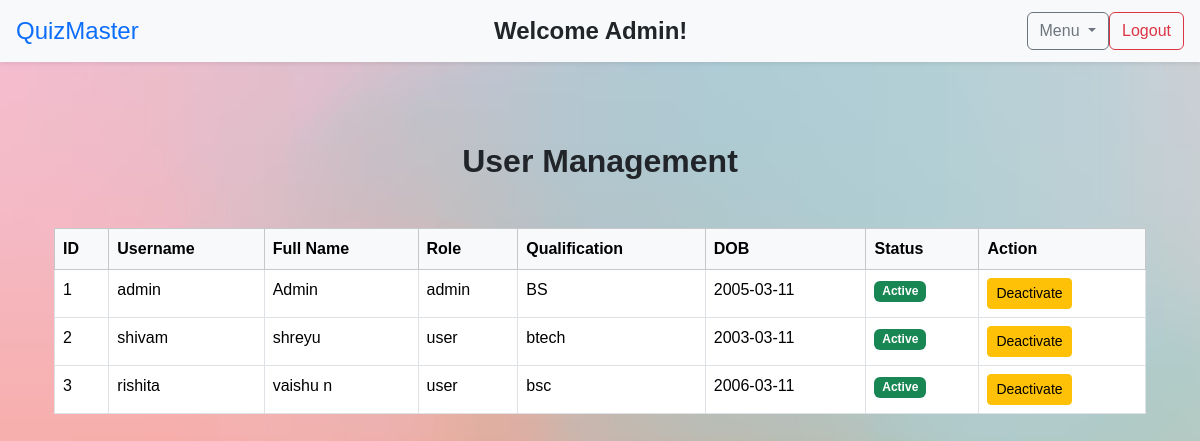
/manage_users (signed in), run on an earlier commit of the app's database.
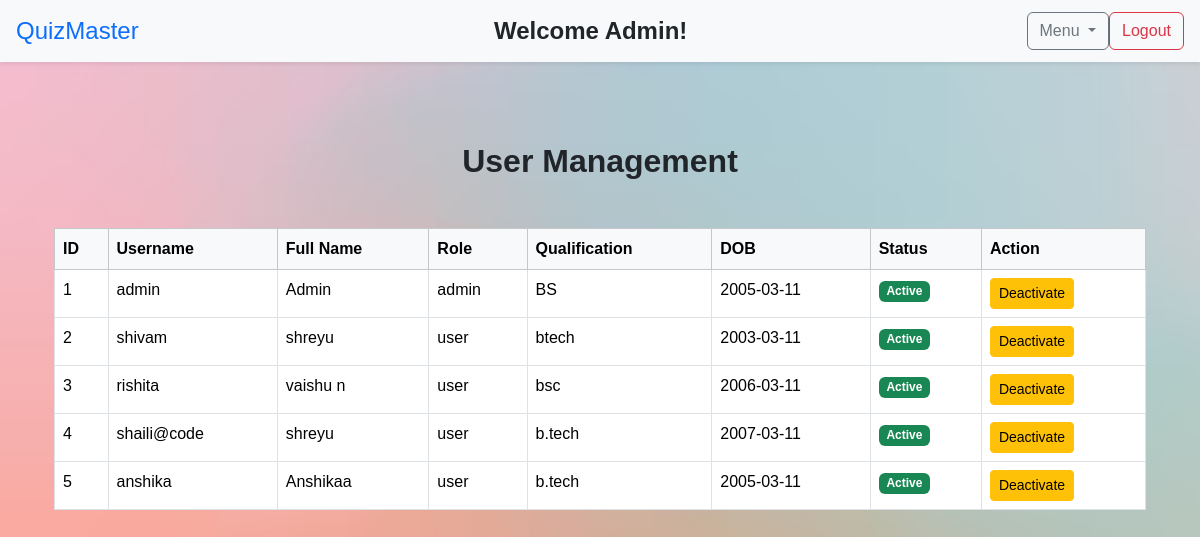
And on a later commit of the database.
### models/user.py (models this page shows, shortened)
class User(db.Model, UserMixin):
    id = db.Column(db.Integer, primary_key=True)
    username = db.Column(db.String(100), unique=True, nullable=False)
    password = db.Column(db.String(100), nullable=False)
    fullname = db.Column(db.String(100), nullable=False)
    role = db.Column(db.String(50), default='user')  # Default role = "user" cha
    qualification = db.Column(db.String(100), nullable=False)
    dob = db.Column(db.Date, nullable=False)
    is_active = db.Column(db.Boolean, default=True)  # if user is active or not
    scores = db.relationship('Score', back_populates='user')  # this scores will fetch all the score related to the particular user
    time_stamp = db.Column(db.DateTime, default=lambda: datetime.now(), nullable=False) #lambda current time

### controllers/admin.py (the view, shortened to what this page needs)
@admin_bp.route('/manage_users', methods=['GET', 'POST'])
@login_required
@admin_required
def manage_users():
    users = User.query.all()
    return render_template('admin/manage_users.html', users=users)

### app.py (called while the page is built)
def create_app():
    app = Flask(__name__)
    app.config['SECRET_KEY'] = 'app123'
    app.config['SQLALCHEMY_DATABASE_URI'] = 'sqlite:///mentiquiz.db'
    app.config['SQLALCHEMY_TRACK_MODIFICATIONS'] = False
    app.config['CHART_FOLDER'] = os.path.join(app.root_path, 'static', 'charts')
    os.makedirs(app.config['CHART_FOLDER'], exist_ok=True)
    db.init_app(app)
    login_manager = LoginManager()
    login_manager.init_app(app)
    login_manager.login_view = "auth.login"  # Use 'auth.login' (Correct blueprint route)
    @login_manager.user_loader
    def load_user(user_id):
        return db.session.get(User,int(user_id))  #  Corrected get function
    app.register_blueprint(auth_bp)
    app.register_blueprint(admin_bp)
    app.register_blueprint(user_bp)
    with app.app_context():
        db.create_all()
        create_admin()
    return app

### controllers/admin.py (called while the page is built)
def admin_required(f):
    @wraps(f)
    def decorated_function(*args, **kwargs):
        if not current_user.is_authenticated or current_user.role != 'admin':
            flash("Access Denied! Admins Only.", "danger")
            return redirect(url_for('auth.login'))
        return f(*args, **kwargs)
    return decorated_function

### templates/admin/manage_users.html (shortened to what this page needs)
{% extends "base_admin.html" %}
{% block navbar_admin %}
{% include "navbar_admin.html" %}
{% endblock %}
{% block content %}
    <h2 class="mt-4 text-center text-dark fw-bold">User Management</h2>
<div class="container mt-5">
    <table class="table table-bordered table-hover">
        <thead class="table-light">
            <tr>
                <th>ID</th>
                <th>Username</th>
                <th>Full Name</th>
                <th>Role</th>
                <th>Qualification</th>
                <th>DOB</th>
                <th>Status</th>
                <th>Action</th>
            </tr>
        </thead>
        <tbody>
            {% for user in users %}
            <tr>
                <td>{{ user.id }}</td>
                <td>{{ user.username }}</td>
                <td>{{ user.fullname }}</td>
                <td>{{ user.role }}</td>
                <td>{{ user.qualification }}</td>
                <td>{{ user.dob }}</td>
                <td>
                    {% if user.is_active %}
                        <span class="badge bg-success">Active</span>
                    {% else %}
                        <span class="badge bg-danger">Inactive</span>
                    {% endif %}
                </td>
                <td>
                    <form method="POST" class="d-inline">
                        {% if user.is_active %}
                            <button type="submit" name="action" value="deactivate" class="btn btn-sm btn-warning">Deactivate</button>
                        {% else %}
                            <button type="submit" name="action" value="activate" class="btn btn-sm btn-success">Activate</button>
                        {% endif %}
                    </form>
                </td>
            </tr>
            {% endfor %}
        </tbody>
    </table>
</div>
{% endblock %}

What changed in the data, as far as the page shows it:
added User: id "4", username "shaili@code", fullname "shreyu", role "user", qualification "b.tech", dob "2007-03-11", is_active "Active"
added User: id "5", username "anshika", fullname "Anshikaa", role "user", qualification "b.tech", dob "2005-03-11", is_active "Active"
